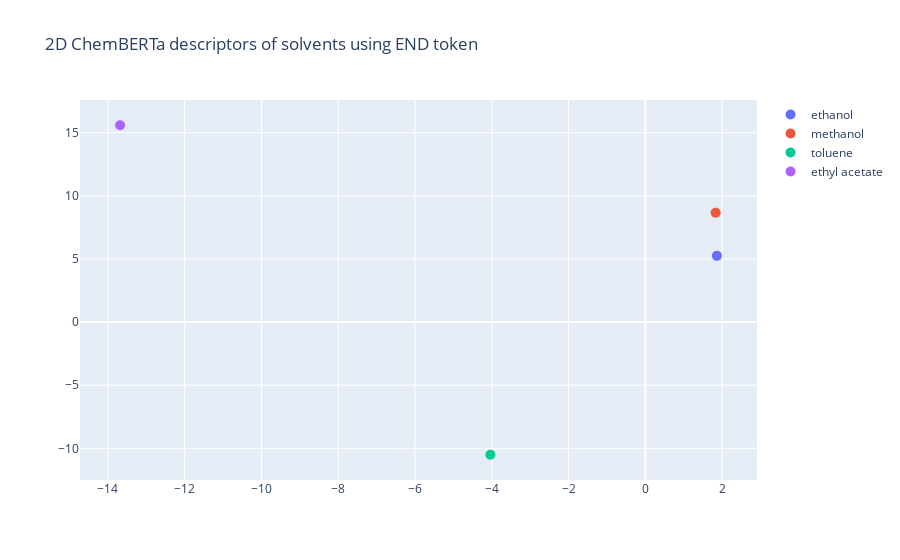

This figure's notebook cell:
### Code cell
fig = go.Figure()

for i, solvent in enumerate(solvents_to_plot):
    solvent = solvent_dict[solvent]
    if solvent.chemberta_embedding is not None:
        embedding = solvent.chemberta_embedding[-1,:]
        embedding = embedding.reshape((1,embedding.shape[0]))
        reduced_embedding = dimensionality_reduction.reduce_dimension(embedding)
        x = reduced_embedding[0][0].item()
        y = reduced_embedding[0][1].item()
        
        fig.add_trace(go.Scatter(
        x=[x],
        y=[y],
        mode='markers',
        name=solvent.name,
        marker=dict(size=10),
        text=solvent.name,
    ))

fig.update_layout(title='2D ChemBERTa descriptors of solvents using END token',)
# Show the plot
fig.show()

### Figure 1 — Plotly figure (JSON) as saved in the notebook; plotly's stock layout.template omitted (floating-point values rounded to 4 significant figures)
{"data": [{"marker": {"size": 10}, "mode": "markers", "name": "ethanol", "text": "ethanol", "type": "scatter", "x": [1.865], "y": [5.246]}, {"marker": {"size": 10}, "mode": "markers", "name": "methanol", "text": "methanol", "type": "scatter", "x": [1.832], "y": [8.658]}, {"marker": {"size": 10}, "mode": "markers", "name": "toluene", "text": "toluene", "type": "scatter", "x": [-4.036], "y": [-10.51]}, {"marker": {"size": 10}, "mode": "markers", "name": "ethyl acetate", "text": "ethyl acetate", "type": "scatter", "x": [-13.68], "y": [15.59]}], "layout": {"title": {"text": "2D ChemBERTa descriptors of solvents using END token"}}}
